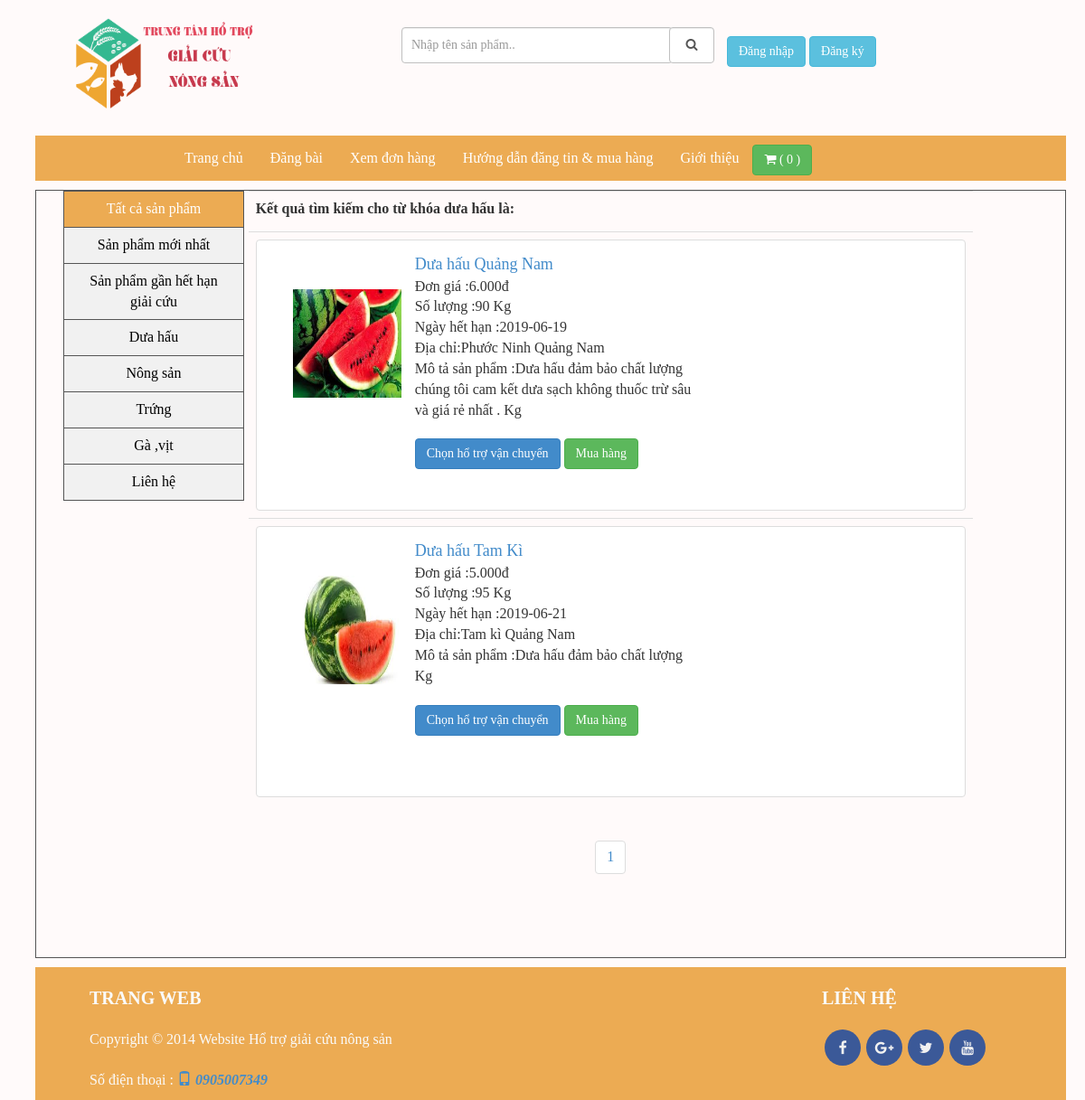
Page /?menu=timkiem_duahau on the committed database.
### tables this page shows
CREATE TABLE `sanphamgiaicuu` (
  `ma_bai_dang` char(6) NOT NULL,
  `ma_loai` char(6) NOT NULL,
  `ma_nd` char(6) NOT NULL,
  `ten_sp` varchar(50) NOT NULL,
  `hinh_anh` varchar(50) NOT NULL,
  `so_luong` decimal(10,0) NOT NULL,
  `don_gia` decimal(10,0) NOT NULL,
  `dia_chi` varchar(255) NOT NULL,
  `ngay_dang` date NOT NULL,
  `ngay_hh` date NOT NULL,
  `mo_ta` text NOT NULL,
  `trang_thai` int(1) NOT NULL
);

### content.php (called while the page is built)
<?php
	include('chucnang/menu.php');
?>

### chucnang/timkiem/timkiem_duahau.php (the view, shortened to what this page needs)
<?php
$qrpt= mysqli_query($connect,"select count(ma_bai_dang) as tong from sanphamgiaicuu where ten_sp like '%dưa hấu%'");
$row = mysqli_fetch_assoc($qrpt);
$tong_record = $row['tong'];
$trang= isset($_GET['page']) ? $_GET['page'] : 1;
$limit = 2;
$tong_record = ceil($tong_record / $limit);
$start = ($trang - 1) * $limit;
 ?>
<table class="table">
	<tr>
		<td><label>Kết quả tìm kiếm cho từ khóa dưa hấu là: </label></td>
	</tr>
<?php
	$sl= "select * from sanphamgiaicuu where ten_sp like '%dưa hấu%' LIMIT $start, $limit";
	$exec=mysqli_query($connect, $sl);
			?>
			<?php
		while($row= mysqli_fetch_array($exec)){
	?>
		<tr style="height: 300px;">
			<td>
			<div style="height:300px; padding-bottom: 15px;" class="sp img-thumbnail col-xs-12 col-sm-6 col-md-12 col-lg-12">
				<div style="width: 110px; height: 100%;" class="col-sm-6 col-md-6">
					<img style="width: 120px; height: 120px; margin-left:10px; margin-top: 50px; margin-bottom: 10px;" src="images/sanpham/<?php echo $row['hinh_anh']; ?>" alt="">
				</div>
				<div style="padding-top: 10px; margin-right: 20px; margin-left: 20px;" class="text-left col-sm-6 col-md-6">
					<div class="title col-xs-12 col-sm-12 col-md-12 col-lg-12">
						<a style="font-size: 18px;" href=""><?php echo $row['ten_sp']; ?></a><br>
						<span>Đơn giá :<?php echo number_format($row['don_gia'],0,",",".")."đ"; ?></span><br>
						<span>Số lượng :<?php if ($row['so_luong']==0) {echo "Đã hết hàng";}else{echo $row['so_luong']." Kg";}; ?></span><br>
						<span>Ngày hết hạn :<?php echo $row['ngay_hh']; ?></span><br>
						<span>Địa chỉ:<?php echo $row['dia_chi']; ?></span><br>
						<span>Mô tả sản phẩm :<?php echo $row['mo_ta']." Kg"; ?></span><br>
					</div>
					<div class="buy col-xs-12 col-sm-12 col-md-12 col-lg-12" style="margin-top: 20px;">
						<a class="btn btn-primary" href="?menu=van_chuyen">Chọn hổ trợ vận chuyển</a>
						<a class="btn btn-success" href="?menu=muahang&ma_bai_dang=<?php echo $row['ma_bai_dang']?>">Mua hàng</a>
					</div>
				</div>
			</div>
			</td>
		</tr>
	<?php } ?>
	</table>
	<div class="text-center" >
	<ul class="pagination" >
			<li><?php for ($i = 1; $i <= $tong_record; $i++){
				if ($i == $trang){
					echo '<span>'.$i.'</span>  ';
				}
				else{
					echo '<a href="index.php?menu=timkiem_duahau&page='.$i.'">'.$i.'</a> ';
				}
			} ?></li>
			</ul>
		</div>

### index.php (shortened to what this page needs)
<!DOCTYPE html>
<html lang="">
<head>
	<link rel="stylesheet" href="bootstrap/css/bootstrap.min.css">
	<link rel="stylesheet" href="bootstrap/js/jquery.min.js">
	<link rel="stylesheet" href="css/main.css">
	<link rel="stylesheet" href="font-awesome/css/font-awesome.css">
	<link rel="stylesheet" href="jquery/jRating.jquery.css" type="text/css">
	</head>
	<body>
		<div class="container">
			<div class="header col-xs-12 col-sm-12 col-md-12 col-lg-12 ">
				<?php include('header.php'); ?>
			</div>
			<div class="menu col-xs-12 col-sm-12 col-md-12 col-lg-12">
				<?php include('navbar.php'); ?>
			</div>
			<div class="content col-xs-12 col-sm-12 col-md-12 col-lg-12">
				<div class="menuleft col-xs-2 col-lg-2 col-md-2 col-sm-2" style="left: 0;">
					<?php include('menuleft.php'); ?>
				</div>
				<div class="contenta col-xs-9 col-sm-9 col-md-8 col-lg-9">
					<?php include('content.php'); ?>
				</div>
			</div>
			<div class="footer col-xs-12 col-sm-12 col-md-12 col-lg-12">
				<?php include('footer.php'); ?>
			</div>
		</div>
	</body>
	</html>

### header.php (shortened to what this page needs)
<div class="header col-md-12 col-lg-12">
	<div class="logo col-md-4 col-lg-4">
		<a href="index.php" title="Trang chủ"><img class="header_logo" src="images/logo/logo.png" alt=""></a>
	</div>
	<div class="search col-md-4 col-lg-4">
		<form class="searchh" action="?menu=search" action="post">
			<input class="form-control" type="search" name="search" placeholder="Nhập tên sản phẩm..">
			<button type="submit" class="form-control" name="submit"><span class="fa fa-search"></span></button>
		</form>
	</div>
	<div class="col-md-4 col-lg-4">
		<?php
		if(isset($_SESSION['username'])){
			include('chucnang/dang_ky_dang_nhap/user_info.php');
		}
		else
		{
			?>
			<div class="responsive_log">
				<a href="?menu=dang_nhap" class="btn btn-info">Đăng nhập</a>
				<a href="?menu=dang_ky" class="btn btn-info">Đăng ký</a>
			</div>
			<?php
		}
		?>
	</div>
</div>

### navbar.php (shortened to what this page needs)
<nav class="menu navbar-default">
	<div class="container">
		<div class="collapse navbar-collapse">
			<ul class="nav navbar-nav">
				<li><a href="index.php" title="Trang chủ">Trang chủ</a></li>
				<?php if (isset($_SESSION['username'])){ ?>
					<li>
						<div class="dropdown" style="padding-top: 10px; ">
							<button class="btn btn-primary dropdown-toggle" type="button" data-toggle="dropdown" style="background-color: #ECAB53;">Bài đăng
								<span class="caret"></span></button>
								<ul class="dropdown-menu" style="background-color: #ECAB53;">
									<li><a href="?menu=dang_bai">Đăng bài</a></li>
									<li><a href="?menu=ql_baidang">Quản lí bài đăng</a></li>
								</ul>
							</div>
					</li>
					<li><a href="?menu=xem_dh" title="Xem đơn hàng">Xem đơn hàng</a></li>
					<li><a href="?menu=ql_vanchuyen" title="Quản lí vận chuyển">Quản lí vận chuyển</a></li>
				<?php }else{ ?>
					<li class="disabled"><a href="">Đăng bài </a></li>
					<li class="disabled"><a href="">Xem đơn hàng</a></li>
				<?php }; ?>
				<li><a href="?menu=hdmuahang">Hướng dẫn đăng tin & mua hàng</a></li>
				<li><a href="?menu=gioithieu">Giới thiệu</a></li>
				<a style="margin-top: 10px;" class="btn btn-success" href="?menu=giohang"><span class="fa fa-shopping-cart"></span> (
					<?php
					if (isset($_SESSION['username'])) {
						if(isset($_SESSION['products'])){
						$cart= count($_SESSION['products']);
						echo $cart;
					}
					else { $cart=0;
						echo $cart;}
					}else{
						$cart=0;
						echo $cart;
					}
					 ?>
					)</a>
					</ul>
				</div>
			</div>
		</nav>

### menuleft.php
<div class="menuleft">
	<ul>
		<li><a class="active" href="index.php">Tất cả sản phẩm</a></li>
		<li><a href="?menu=timkiemspm">Sản phẩm mới nhất</a></li>
		<li><a href="?menu=spganhh">Sản phẩm gần hết hạn giải cứu</a></li>
		<li><a href="?menu=timkiem_duahau">Dưa hấu</a></li>
		<li><a href="?menu=timkiem_nongsan">Nông sản</a></li>
		<li><a href="?menu=timkiem_trung">Trứng</a></li>
		<li><a href="?menu=timkiem_ga">Gà ,vịt</a></li>
		<li><a href="http://facebook.com/kinguyenit" target="blank">Liên hệ</a></li>
	</ul>
</div>

### chucnang/menu.php (shortened to what this page needs)
<?php
if(isset($_GET['menu'])){
	$menu= $_GET['menu'];
	switch($menu){
		case 'timkiem_duahau': include('chucnang/timkiem/timkiem_duahau.php');	break;
	}
}
else{
	include('chucnang/baidang/san_pham_trang_chu.php');
}
?>

### footer.php
<div class="col-xs-12 col-sm-12 col-md-12 col-lg-12">
			<div class="ft col-xs-12 col-sm-12 col-md-9 col-lg-9">
				<p class="titleft">TRANG WEB</p>
				<div class="contact">
				<p>Copyright © 2014 Website Hổ trợ giải cứu nông sản <br><br>
				Số điện thoại :	<span class="glyphicon glyphicon-phone text-primary"></span><b class="text-primary"><i>    0905007349</i></b>
				</p>
				</div>
			</div>
			<div class="ft col-xs-12 col-sm-12 col-md-3 col-lg-3">
				<p class="titleft">LIÊN HỆ</p>
				<ul class="connect">
					<li><a href="http://facebook.com/kinguyenit" target="blank"><i class="fa fa-facebook"></i></a></li>
					<li><a href="http://plus.google.com" target="blank"><i class="fa fa-google-plus"></i></a></li>
					<li><a href="http://twitter.com" target="blank"><i class="fa fa-twitter"></i></a></li>
					<li><a href="http://youtube.com" target="blank"><i class="fa fa-youtube"></i></a></li>
				</ul>
				<p></p>
			</div>
</div>

### css/main.css (style rules this page uses)
body { width: 96%; margin: auto; font-family: tahoma; font-size: 16px; background-color: #FFFAFA; }
.header { width: 100%; height: 150px; position: relative; padding-top: 10px; }
.header .logo img { width: 200px; height: 100px; }
.header .search { padding-top: 10px; }
.header .search input[type="search"] { width: 300px; height: 40px; padding-left: 10px; border: 0.1px solid silver; }
.header .search button { width: 50px; height: 40px; margin-left: 296px; margin-top: -40px; border: 0.1px solid silver; }
.responsive_log { padding-top: 20px; }
.menu { margin: auto; background-color: #ECAB53; }
.menu .container .collapse { padding-left: 120px; }
.menu .container .collapse ul li a { color: white; }
.menuleft { margin:0 auto; }
.menuleft ul { list-style-type: none; margin: 0; padding: 0; width: 200px; background-color: #f1f1f1; border: 1px solid #555; }
.menuleft li a { display: block; color: #000; padding: 8px 16px; text-decoration: none; }
.menuleft li { text-align: center; border-bottom: 1px solid #555; }
.menuleft li:last-child { border-bottom: none; }
.menuleft li a.active { background-color: #ECAB53; color: white; }
.content { width: 100%; height: 850px; margin: 10px auto; border: 1px solid #555; }
.contenta { margin-left: 20px; }
.footer { background-color: #ECAB53; clear: both; }
.footer .ft .contact p { color: #fafafa; padding-left: 15px; }
.footer .ft p { padding-top: 10px; }
.footer .ft a { padding-left: 15px; text-decoration: none; color: #f1f1f1; }
.footer .ft .connect i { width: 40px; height: 40px; background-color: #3B5998; line-height: 40px; text-align: center; border-radius: 50%; float: left; }
.footer .ft .connect a { padding: 0px; }
.footer .ft .connect { list-style: none; height: 40px; padding-top: 10px; }
.footer .ft .connect li { float: left; margin-left: -22px; padding-right: 28px; }
.footer .titleft { font-size: 20px; color: #fafafa; font-weight: bold; font-family: tahoma; margin-top: 10px; margin-left: 15px; }

### rows in the picture
sanphamgiaicuu: hinh_anh (picture), ten_sp "Dưa hấu Quảng Nam", don_gia "6.000", so_luong "90", ngay_hh "2019-06-19", dia_chi "Phước Ninh Quảng Nam", mo_ta "Dưa hấu đảm bảo chất lượng chúng tôi cam kết dưa sạch không thuốc trừ sâu và giá rẻ nhất ."
sanphamgiaicuu: hinh_anh (picture), ten_sp "Dưa hấu Tam Kì", don_gia "5.000", so_luong "95", ngay_hh "2019-06-21", dia_chi "Tam kì Quảng Nam", mo_ta "Dưa hấu đảm bảo chất lượng"

### other values in the picture
$cart "0"
